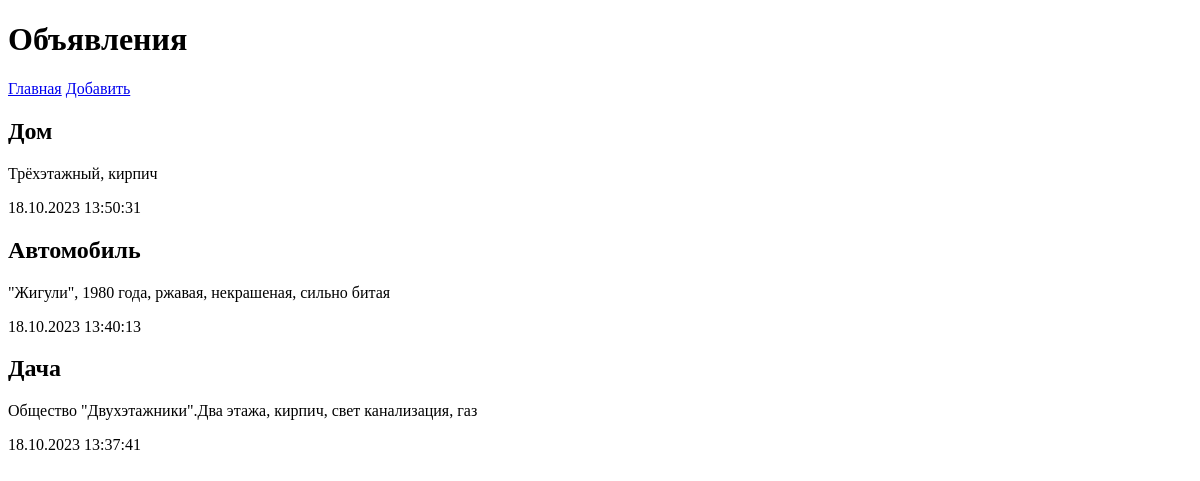
The app's page /bboard/, older data.
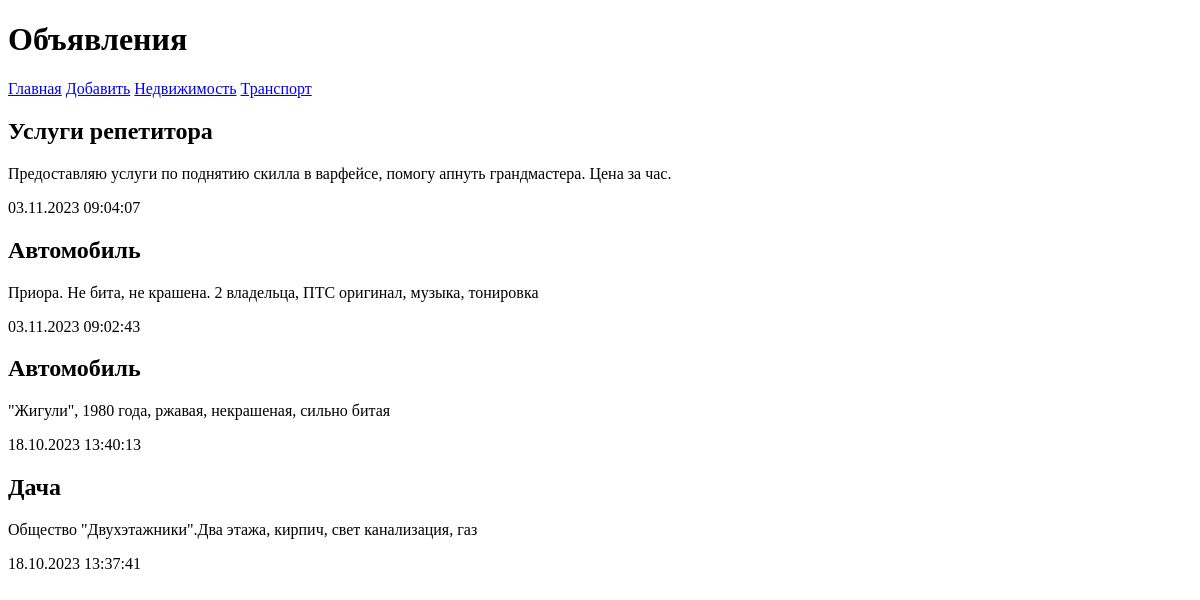
The same page, newer data.
### bboard/models.py (models this page shows, shortened)
class Bb(models.Model):
    title = models.CharField(max_length=50, verbose_name='Товар')
    content = models.TextField(verbose_name='Описание')
    price = models.FloatField(verbose_name='Цена')
    published = models.DateTimeField(auto_now_add=True, db_index=True, verbose_name='Опубликовано')
    rubric = models.ForeignKey('Rubric', null=True, on_delete=models.PROTECT, verbose_name='Рубрика')
    class Meta:
        verbose_name_plural = 'Объявления'
        verbose_name = 'Объявление'
        ordering = ['-published']

class Rubric(models.Model):
    name = models.CharField(max_length=20, db_index=True, verbose_name='Название')
    class Meta:
        verbose_name_plural = 'Рубрики'
        verbose_name = 'Рубрика'
        ordering = ['name']

### bboard/views.py (the view)
# urls.py: path('', index, name='index'),
def index(request):
    bbs = Bb.objects.all()
    rubrics = Rubric.objects.all()
    context = {'bbs': bbs, 'rubrics': rubrics}
    return render(request, 'bboard/index.html', context)

### bboard/templates/bboard/index.html (shortened to what this page needs)
<!doctype html>
<html lang="en">
<head>
</head>
<body>
{% extends "layout/basic.html" %}
{% block content %}
{% for bb in bbs %}
<div>
    <h2>{{bb.title}}</h2>
    <p>{{bb.content}}</p>
    <p>{{ bb.published|date:"d.m.Y H:i:s" }}</p>
</div>
{% endfor %}
{% endblock %}

### bboard/templates/layout/basic.html (shortened to what this page needs)
<!DOCTYPE html>
<html lang="en">
<head>
</head>
<body>
    <header>
        <h1>Объявления</h1>
    </header>
    <nav>
        <a href="{% url 'index' %}">Главная</a>
        <a href="{% url 'add' %}">Добавить</a>
        {% for rubric in rubrics %}
        <a href="{% url 'rubric_bbs' rubric.pk %}">{{ rubric.name }}</a>
        {% endfor %}
    </nav>
    <main>
        {% block content %}
        {% endblock %}
    </main>
</body>
</html>

Row changes from the older to the newer data that the page shows:
removed Bb: title "Дом", content "Трёхэтажный, кирпич", published "18.10.2023 13:50:31"
added Rubric: name "Недвижимость"
added Rubric: name "Транспорт"
added Bb: title "Услуги репетитора", content "Предоставляю услуги по поднятию скилла в варфейсе, помогу апнуть грандмастера. Цена за час.", published "03.11.2023 09:04:07"
added Bb: title "Автомобиль", content "Приора. Не бита, не крашена. 2 владельца, ПТС оригинал, музыка, тонировка", published "03.11.2023 09:02:43"
